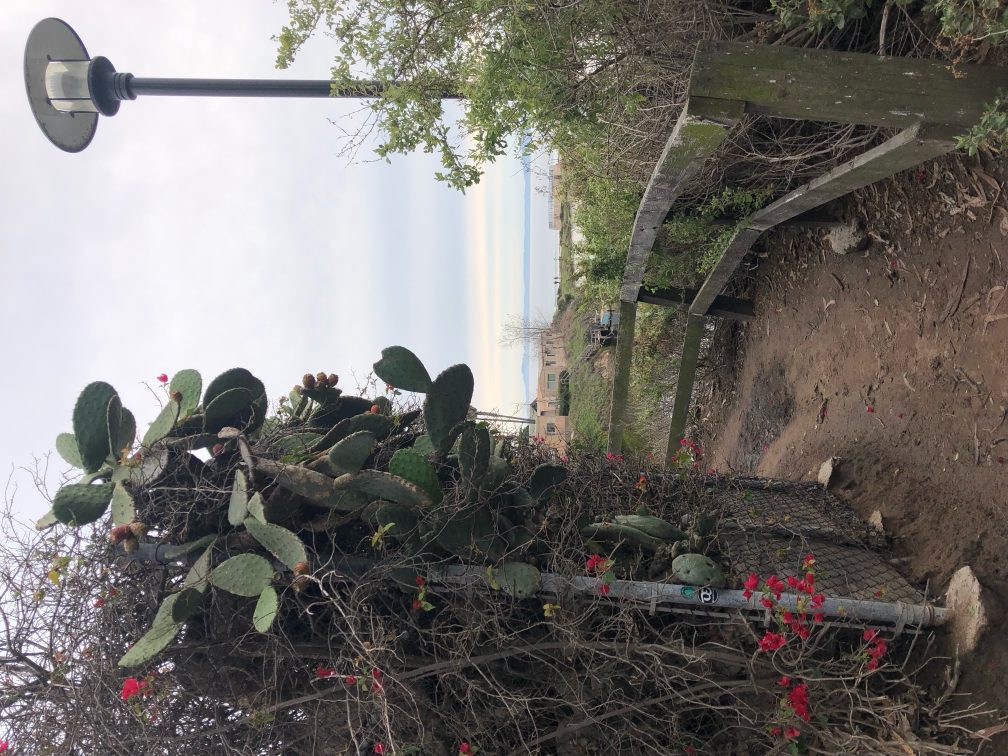
#> input picture photos/sample-3.jpeg, 4032 x 3024 px (shown at 1/4 size); its folder holds only this picture in this run
$ python make_thumbs.py
#> lines starting #> are read from the running program, lines starting #| are printed output that depends on the picture
#!/usr/bin/env python3
"""
Generate the web-delivery image tiers for mirl-map.

The site serves three sizes of every photo so pages stay light (a full-res
set can be hundreds of MB; a 52px map marker should not download 4 MB). From
each full-resolution image in photos/ this writes two downscaled tiers:

  photos/thumb/  ~480px longest side  (map markers, search results)
  photos/web/   ~1400px longest side  (gallery grid, map drawer, popups)

photos/ (full resolution) is left untouched and served only in the lightbox
"Full size" view. EXIF is stripped from the derivatives (map placement comes
from js/data/photos.js, not image EXIF; orientation is baked into the pixels
by color_correct.py if you use it).

Run this whenever you add or change photos. It is a REQUIRED step, not optional.

Usage:
  python3 scripts/make_thumbs.py            # uses ./photos
  python3 scripts/make_thumbs.py /path/to/photos

Requires Pillow:  pip3 install Pillow

The (name, max-longest-side, JPEG-quality) tiers below must match
CONFIG.images in js/config.js (photos/, photos/web/, photos/thumb/).
"""

import os, sys, glob
from PIL import Image, ImageOps

# Repo root is the parent of this scripts/ directory.
REPO   = os.path.dirname(os.path.dirname(os.path.abspath(__file__)))
PHOTOS = sys.argv[1] if len(sys.argv) > 1 else os.path.join(REPO, "photos")
TIERS  = [("thumb", 480, 80), ("web", 1400, 82)]
EXTS   = ("jpg", "jpeg", "png", "JPG", "JPEG", "PNG")


def find_images(directory):
    found = []
    for ext in EXTS:
        found += glob.glob(os.path.join(directory, "*." + ext))
    return sorted(set(found))


def main():
    if not os.path.isdir(PHOTOS):
        print(f"ERROR: photos directory not found: {PHOTOS}")
        sys.exit(1)
    for name, _, _ in TIERS:
        os.makedirs(os.path.join(PHOTOS, name), exist_ok=True)

    files = find_images(PHOTOS)
    print(f"Generating derivatives for {len(files)} photos in {PHOTOS}\n")
    totals = {name: 0 for name, _, _ in TIERS}

    for f in files:
        base = os.path.basename(f)
        img = ImageOps.exif_transpose(Image.open(f)).convert("RGB")  # no-op if already upright
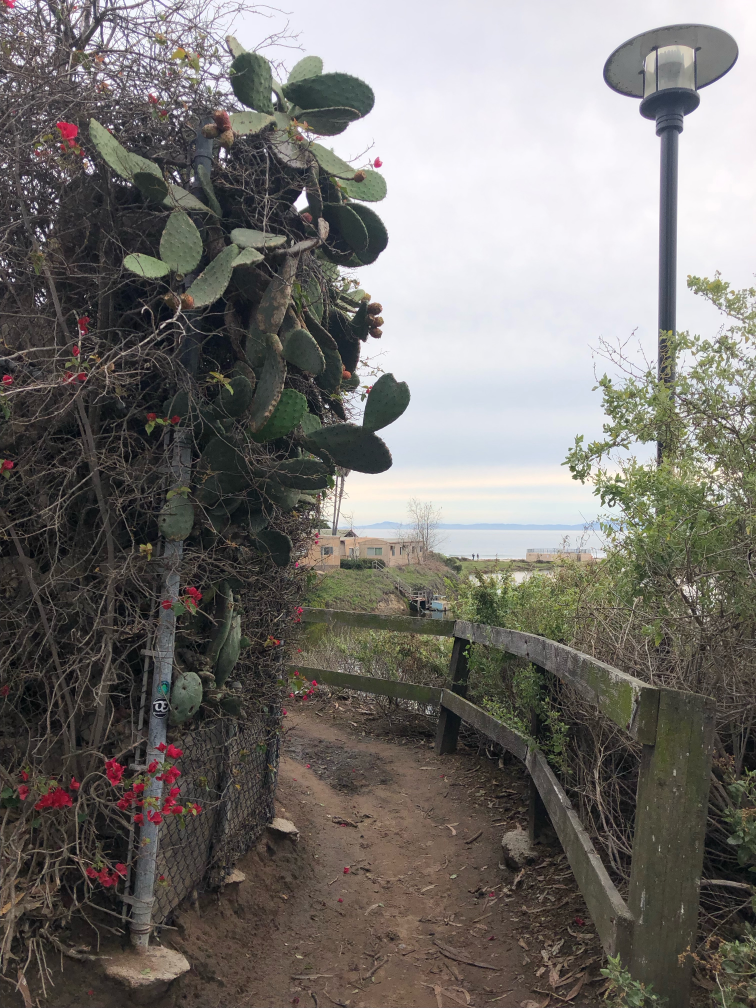
#> img: PIL image 3024x4032 RGB (shown at 1/4 size); mean R, G, B 117.1, 113.9, 110.1
        for name, maxdim, q in TIERS:
            d = img.copy()
            d.thumbnail((maxdim, maxdim), Image.LANCZOS)
            out = os.path.join(PHOTOS, name, base)
            d.save(out, "JPEG", quality=q, optimize=True, progressive=True)
            totals[name] += os.path.getsize(out)
#> this loop made 2 passes
#> pass 1, in main, `d.save(out, "JPEG", quality=q, optimize=True, progressive=True)`:
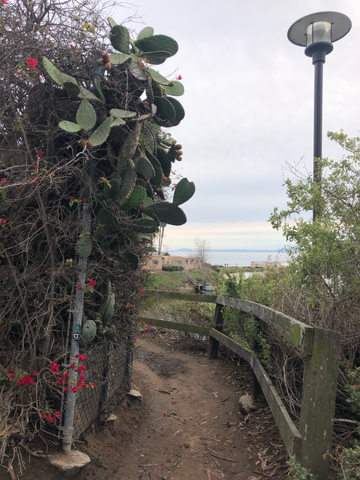
#> saved as sample-3.jpeg: PIL image 360x480 RGB; mean R, G, B 117.1, 114, 110.1
#> after the loop, totals = {'thumb': 41126, 'web': 348742}

    for name, maxdim, _ in TIERS:
        print(f"  photos/{name}/  ({maxdim}px)  total {totals[name] / 1048576:.1f} MB")
    print("\nDone. Full-resolution photos/ left untouched.")


if __name__ == "__main__":
    main()
